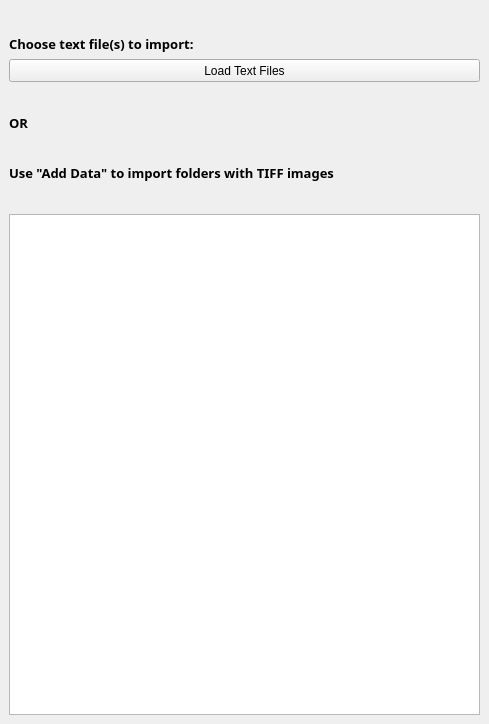
     <widget class="QWidget" name="tab">
      <attribute name="title">
       <string>Load Data</string>
      </attribute>
      <widget class="QLabel" name="label_54">
       <property name="geometry">
        <rect>
         <x>9</x>
         <y>35</y>
         <width>201</width>
         <height>18</height>
        </rect>
       </property>
       <property name="font">
        <font>
         <family>Montserrat</family>
         <pointsize>10</pointsize>
         <weight>75</weight>
         <bold>true</bold>
        </font>
       </property>
       <property name="text">
        <string>Choose text file(s) to import:</string>
       </property>
      </widget>
      <widget class="QPushButton" name="textFileLoad">
       <property name="geometry">
        <rect>
         <x>9</x>
         <y>59</y>
         <width>471</width>
         <height>23</height>
        </rect>
       </property>
       <property name="text">
        <string>Load Text Files</string>
       </property>
      </widget>
      <widget class="QLabel" name="label_55">
       <property name="geometry">
        <rect>
         <x>9</x>
         <y>114</y>
         <width>21</width>
         <height>18</height>
        </rect>
       </property>
       <property name="font">
        <font>
         <family>Montserrat</family>
         <pointsize>10</pointsize>
         <weight>75</weight>
         <bold>true</bold>
        </font>
       </property>
       <property name="text">
        <string>OR</string>
       </property>
      </widget>
      <widget class="QLabel" name="label_56">
       <property name="geometry">
        <rect>
         <x>9</x>
         <y>164</y>
         <width>349</width>
         <height>18</height>
        </rect>
       </property>
       <property name="font">
        <font>
         <family>Montserrat</family>
         <pointsize>10</pointsize>
         <weight>75</weight>
         <bold>true</bold>
        </font>
       </property>
       <property name="text">
        <string>Use &quot;Add Data&quot; to import folders with TIFF images</string>
       </property>
      </widget>
      <widget class="qMRMLSubjectHierarchyTreeView" name="subjectHierarchy">
       <property name="geometry">
        <rect>
         <x>9</x>
         <y>214</y>
         <width>471</width>
         <height>501</height>
        </rect>
       </property>
       <property name="sizePolicy">
        <sizepolicy hsizetype="Fixed" vsizetype="Expanding">
         <horstretch>0</horstretch>
         <verstretch>0</verstretch>
        </sizepolicy>
       </property>
       <property name="sizeAdjustPolicy">
        <enum>QAbstractScrollArea::AdjustIgnored</enum>
       </property>
       <property name="selectionMode">
        <enum>QAbstractItemView::ExtendedSelection</enum>
       </property>
      </widget>
     </widget>
